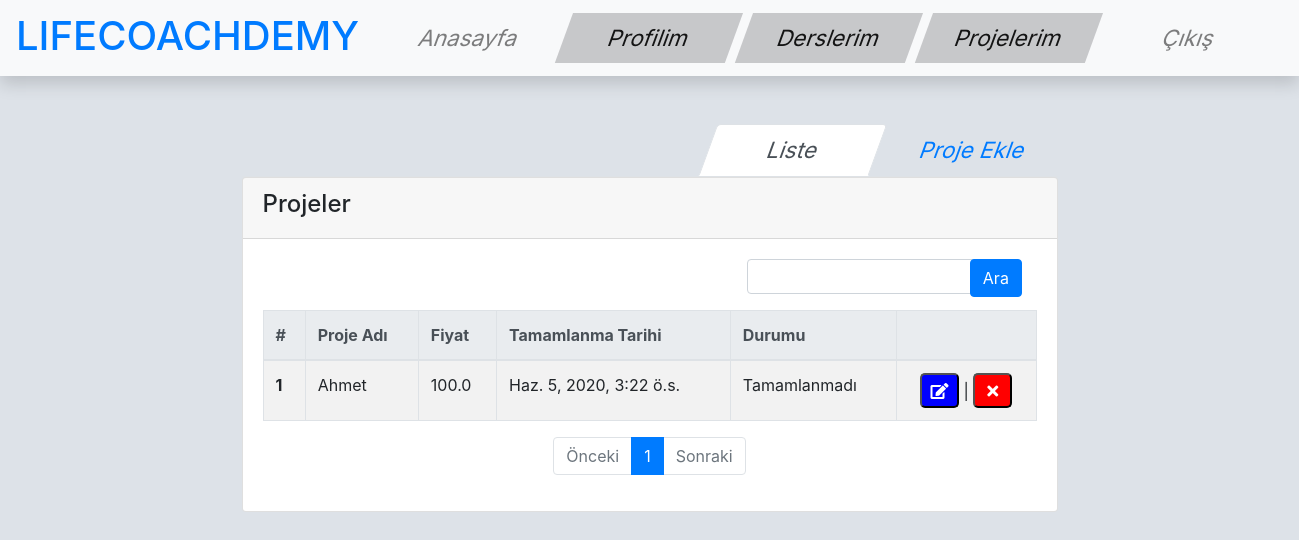
Screenshot of /project/index/ (signed in) with the database file from the repository.
### project/models.py (models this page shows, shortened)
class Project(models.Model):
    project_owner = models.ForeignKey('auth.User', verbose_name='Proje Sahibi', related_name='projects', on_delete=models.CASCADE)
    name = models.CharField(max_length=120, verbose_name='Projenin Adı')
    content = RichTextField(verbose_name='İçerik', null=True, blank=True)
    documentation = models.FileField(verbose_name='Dökümantasyon', null=True, blank=True)
    price = models.FloatField(verbose_name='Fiyat', null=True, blank=True)
    deadline = models.DateField(verbose_name='Proje Teslim Tarihi')
    done = models.BooleanField(verbose_name='Tamamlandı', default=False)
    slug = models.SlugField(unique=True, editable=False, max_length=130)
    def get_update_url(self):
        return reverse('project:update', kwargs={'slug': self.slug})
    def get_delete_url(self):
        return reverse('project:delete', kwargs={'slug': self.slug})

### project/views.py (the view)
def project_index(request):
    project_list = list(Project.objects.raw('SELECT * FROM project_project WHERE project_owner_id = ' + str(request.user.id) ))
    query = request.GET.get('q')
    if query:
        project_list = list(Project.objects.raw('SELECT DISTINCT * FROM project_project WHERE '
                 '(lower(name) like \'%' + str(query).lower() + '%\') or '
                 '(lower(content) like \'%' + str(query).lower() + '%\') or '
                 '(lower(deadline) like \'%' + str(query).lower() + '%\')'))
    paginator = Paginator(project_list, 5) #Show 5 courses per page
    page = request.GET.get('sayfa')
    try:
        projects = paginator.page(page)
    except PageNotAnInteger:
        projects = paginator.page(1)
    except EmptyPage:
        projects = paginator.page(paginator.num_pages)
    return render(request, 'project/index.html', {'projects': projects})

### templates/project/index.html (shortened to what this page needs)
{% extends 'base.html' %}
{% load crispy_forms_tags %}
{% block body %}
	<div class="container-fluid">
	<div class="mx-auto col-sm-8 main-section" id="myTab" role="tablist">
		<ul class="nav nav-tabs justify-content-end">
			<li class="listelemeTab">
			    <a class="nav-link active" id="list-tab" data-toggle="tab" href="#list" role="tab" aria-controls="list" aria-selected="false">Liste</a>
			</li>
			<li class="listelemeTab">
    			<a class="nav-link" id="form-tab" href="{% if request.user.is_authenticated %}{% url  'project:create' %}{% endif %} " aria-selected="true">Proje Ekle</a>
			</li>
		</ul>
		<div class="tab-content" id="myTabContent">
			<div class="tab-pane fade show active" id="list" role="tabpanel" aria-labelledby="list-tab">
				<div class="card">
					<div class="card-header">
						<h4>Projeler</h4>
					</div>
					<div class="card-body">
                        <form method="get" role="search">
                            <div class="row justify-content-end">
                                <div class="col-sm-4" style="right: 52px;">
                                    <div class="row">
                                        <div class="col-sm-10">
                                            <input class="form-control mb-3" type="search" aria-label="Ara" style="height: 35px;width:250px;" aria-describedby="inputGroup-sizing-lg" name="q" value="{{ request.GET.q }}">
                                        </div>
                                        <div class="col-sm-2">
                                            <button class="btn btn-primary" type="submit">Ara</button>
                                        </div>
                                    </div>
                                </div>
                            </div>
                        </form>
                        <table id="userList" class="table table-bordered table-hover table-striped">
                            <thead class="thead-light">
                            <tr>
                                <th scope="col">#</th>
                                <th scope="col">Proje Adı</th>
                                <th scope="col">Fiyat</th>
                                <th scope="col">Tamamlanma Tarihi</th>
                                <th scope="col">Durumu</th>
                                <th></th>
                            </tr>
                            </thead>
                            <tbody>
                            {% for project in projects %}
                            <tr>
                                <th scope="row">{{ forloop.counter }}</th>
                                <td>{{ project.name }}</td>
                                <td>{% if project.price %}{{ project.price }}{% endif %}{% if not project.price %}Belirtilmemiş{% endif %}</td>
                                <td>{{ project.deadline }}</td>
                                <td>{% if project.done %}Tamamlandı{% endif %}{% if not project.done %}Tamamlanmadı{% endif %}</td>
                                {% ifequal request.user project.project_owner %}
                                <td>
                                    {% if not project.done %}
                                    <div style="text-align:center;">
                                        <button style="background-color:blue;border-radius:5px;width:39px;height: 35px;" data-toggle="tooltip" data-placement="right" title="Güncelle">
                                            <a href="{{ project.get_update_url }}"><i class="fas fa-edit" style="color:white;"></i></a>
                                        </button> |
                                        <button style="background-color:red;border-radius:5px;width:39px;height: 35px;" data-toggle="tooltip" data-placement="right" title="Sil">
                                            <a href="{{ project.get_delete_url }}"><i class="fas fa-times" style="color:white;"></i></a>
                                        </button>
                                    </div>
                                    {% endif %}
                                </td>
                                {% endifequal %}
                            </tr>
                            {% endfor %}
                            </tbody>
                        </table>
                        <div class="row justify-content-center mt-3">
                            <ul class="pagination">
                                <li class="page-item {% if not projects.has_previous %}disabled{% endif %}">
                                    <a class="page-link" {% if not project.has_previous %} href="#" {% endif %}  tabindex="-1" aria-disabled="true">Önceki</a>
                                </li>
                                {% for page in projects.paginator.page_range %}
                                <li class="page-item {% ifequal page projects.number %}active{% endifequal %}"><a class="page-link" href="?sayfa={{ page }}{% if request.GET.q %}&q={{ request.GET.q }}{% endif %}">{{ page }}</a></li>
                                {% endfor %}
                                <li class="page-item {% if not projects.has_next %}disabled{% endif %}">
                                    <a class="page-link" {% if not projects.has_next %} href="#" {% endif %}  tabindex="-1" aria-disabled="true">Sonraki</a>
                                </li>
                            </ul>
                        </div>
                    </div>
				</div>
			</div>
		</div>
	</div>
</div>
{% endblock %}

### static/css/base.css (style rules this page uses)
body { background-color: #dde2e8; }
.listelemeTab { font-size: 1.4rem; transform: skew(-20deg, 0); transition: all 0.3s ease; width: 170px; text-align: center; margin-left: 10px; }

### rows the page displays
Project: name "Ahmet", price "100.0", deadline "Haz. 5, 2020, 3:22 ö.s.", done "Tamamlanmadı"

### other values shown
{{ page }} "1"
